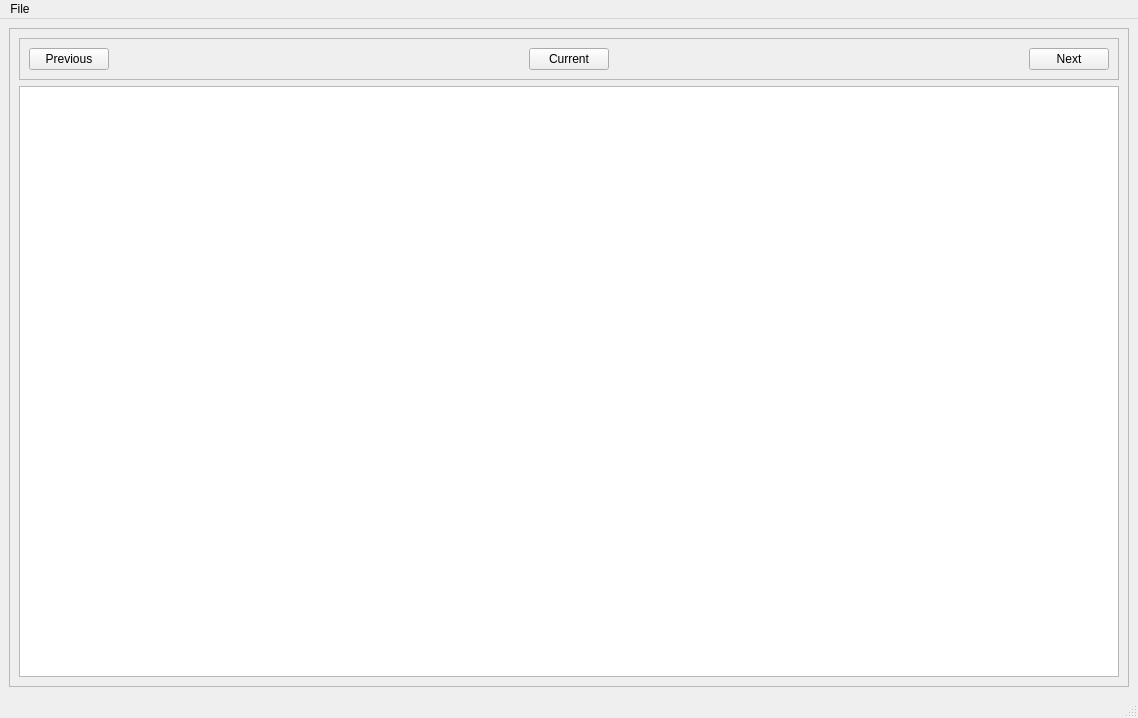
<?xml version="1.0" encoding="UTF-8"?>
<ui version="4.0">
 <class>MainWindow</class>
 <widget class="QMainWindow" name="MainWindow">
  <property name="geometry">
   <rect>
    <x>0</x>
    <y>0</y>
    <width>1138</width>
    <height>718</height>
   </rect>
  </property>
  <property name="windowTitle">
   <string>MainWindow</string>
  </property>
  <widget class="QWidget" name="centralwidget">
   <layout class="QHBoxLayout" name="horizontalLayout_2">
    <item>
     <widget class="QFrame" name="frame_2">
      <property name="frameShape">
       <enum>QFrame::StyledPanel</enum>
      </property>
      <property name="frameShadow">
       <enum>QFrame::Raised</enum>
      </property>
      <layout class="QVBoxLayout" name="verticalLayout">
       <item>
        <widget class="QFrame" name="frame">
         <property name="frameShape">
          <enum>QFrame::StyledPanel</enum>
         </property>
         <property name="frameShadow">
          <enum>QFrame::Raised</enum>
         </property>
         <layout class="QHBoxLayout" name="horizontalLayout">
          <item>
           <widget class="QPushButton" name="prevWeekButton">
            <property name="text">
             <string>Previous</string>
            </property>
           </widget>
          </item>
          <item>
           <spacer name="horizontalSpacer">
            <property name="orientation">
             <enum>Qt::Horizontal</enum>
            </property>
            <property name="sizeHint" stdset="0">
             <size>
              <width>40</width>
              <height>20</height>
             </size>
            </property>
           </spacer>
          </item>
          <item>
           <widget class="QPushButton" name="currentWeekButton">
            <property name="text">
             <string>Current</string>
            </property>
           </widget>
          </item>
          <item>
           <spacer name="horizontalSpacer_2">
            <property name="orientation">
             <enum>Qt::Horizontal</enum>
            </property>
            <property name="sizeHint" stdset="0">
             <size>
              <width>40</width>
              <height>20</height>
             </size>
            </property>
           </spacer>
          </item>
          <item>
           <widget class="QPushButton" name="nextWeekButton">
            <property name="text">
             <string>Next</string>
            </property>
           </widget>
          </item>
         </layout>
        </widget>
       </item>
       <item>
        <widget class="TimeSheetTableView" name="weekTableView"/>
       </item>
      </layout>
     </widget>
    </item>
   </layout>
  </widget>
  <widget class="QMenuBar" name="menubar">
   <property name="geometry">
    <rect>
     <x>0</x>
     <y>0</y>
     <width>1138</width>
     <height>22</height>
    </rect>
   </property>
   <widget class="QMenu" name="menuFile">
    <property name="title">
     <string>File</string>
    </property>
    <addaction name="actionLoad_ics"/>
    <addaction name="actionExit"/>
   </widget>
   <addaction name="menuFile"/>
  </widget>
  <widget class="QStatusBar" name="statusbar"/>
  <action name="actionExit">
   <property name="text">
    <string>Exit</string>
   </property>
  </action>
  <action name="actionLoad_ics">
   <property name="text">
    <string>Load .ics</string>
   </property>
  </action>
 </widget>
 <customwidgets>
  <customwidget>
   <class>TimeSheetTableView</class>
   <extends>QTableView</extends>
   <header>time_sheet_table_view.h</header>
  </customwidget>
 </customwidgets>
 <resources/>
 <connections/>
</ui>
